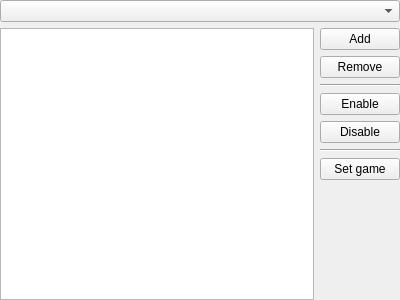
<?xml version="1.0" encoding="UTF-8"?>
<ui version="4.0">
 <class>CFGCustomServers</class>
 <widget class="QWidget" name="CFGCustomServers">
  <property name="geometry">
   <rect>
    <x>0</x>
    <y>0</y>
    <width>400</width>
    <height>300</height>
   </rect>
  </property>
  <layout class="QVBoxLayout" name="verticalLayout_2">
   <property name="leftMargin">
    <number>0</number>
   </property>
   <property name="topMargin">
    <number>0</number>
   </property>
   <property name="rightMargin">
    <number>0</number>
   </property>
   <property name="bottomMargin">
    <number>0</number>
   </property>
   <item>
    <widget class="QComboBox" name="cboEngines"/>
   </item>
   <item>
    <layout class="QHBoxLayout" name="horizontalLayout">
     <item>
      <widget class="QTableView" name="tvServers">
       <property name="selectionBehavior">
        <enum>QAbstractItemView::SelectRows</enum>
       </property>
       <property name="horizontalScrollMode">
        <enum>QAbstractItemView::ScrollPerPixel</enum>
       </property>
      </widget>
     </item>
     <item>
      <layout class="QVBoxLayout" name="verticalLayout">
       <item>
        <widget class="QPushButton" name="btnAdd">
         <property name="toolTip">
          <string>&lt;p&gt;Add a new entry to the list. To specify the address and port of the custom server double-click on the cells in the table. Domain names are supported.&lt;/p&gt;</string>
         </property>
         <property name="text">
          <string>Add</string>
         </property>
         <property name="icon">
          <iconset resource="../../../../media/resources.qrc">
           <normaloff>:/icons/plus.png</normaloff>:/icons/plus.png</iconset>
         </property>
        </widget>
       </item>
       <item>
        <widget class="QPushButton" name="btnRemove">
         <property name="text">
          <string>Remove</string>
         </property>
         <property name="icon">
          <iconset resource="../../../../media/resources.qrc">
           <normaloff>:/icons/x.png</normaloff>:/icons/x.png</iconset>
         </property>
        </widget>
       </item>
       <item>
        <widget class="Line" name="line">
         <property name="orientation">
          <enum>Qt::Horizontal</enum>
         </property>
        </widget>
       </item>
       <item>
        <widget class="QPushButton" name="btnEnableSelected">
         <property name="toolTip">
          <string>Enable selected</string>
         </property>
         <property name="text">
          <string>Enable</string>
         </property>
         <property name="icon">
          <iconset resource="../../../../media/resources.qrc">
           <normaloff>:/icons/ok.png</normaloff>:/icons/ok.png</iconset>
         </property>
        </widget>
       </item>
       <item>
        <widget class="QPushButton" name="btnDisableSelected">
         <property name="toolTip">
          <string>Disable selected</string>
         </property>
         <property name="text">
          <string>Disable</string>
         </property>
         <property name="icon">
          <iconset resource="../../../../media/resources.qrc">
           <normaloff>:/icons/minus.png</normaloff>:/icons/minus.png</iconset>
         </property>
        </widget>
       </item>
       <item>
        <widget class="Line" name="line_2">
         <property name="orientation">
          <enum>Qt::Horizontal</enum>
         </property>
        </widget>
       </item>
       <item>
        <widget class="QPushButton" name="btnSetEngine">
         <property name="toolTip">
          <string>Change the game on the selected servers.</string>
         </property>
         <property name="text">
          <string>Set game</string>
         </property>
        </widget>
       </item>
       <item>
        <spacer name="verticalSpacer">
         <property name="orientation">
          <enum>Qt::Vertical</enum>
         </property>
         <property name="sizeHint" stdset="0">
          <size>
           <width>20</width>
           <height>40</height>
          </size>
         </property>
        </spacer>
       </item>
      </layout>
     </item>
    </layout>
   </item>
  </layout>
 </widget>
 <resources>
  <include location="../../../../media/resources.qrc"/>
 </resources>
 <connections/>
</ui>
